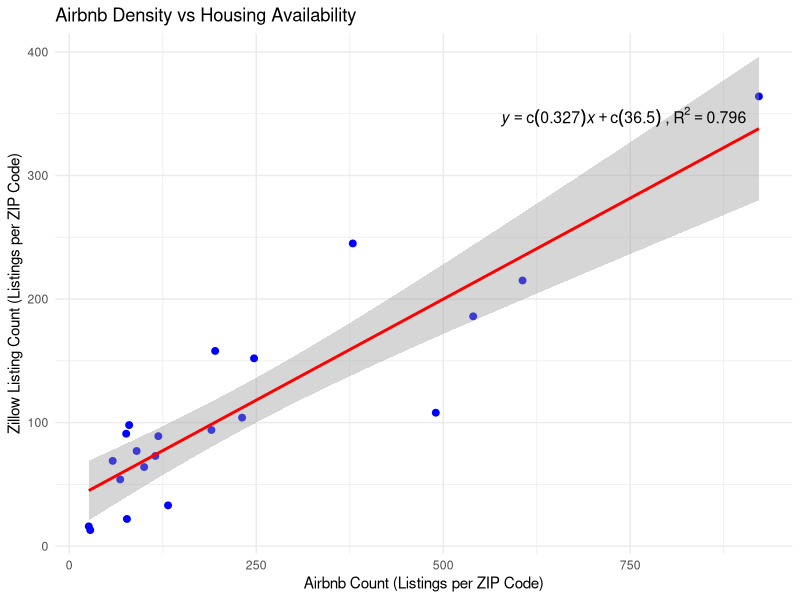

This chart was generated by the following R code:
library(ggplot2)

merged_data <- read.csv("merged.csv")

# --- Calculations for Regression Equation and R-squared ---
# Model: Zillow Count ~ Airbnb Count
model <- lm(zillow_count ~ airbnb_count, data = merged_data)
model_summary <- summary(model)
r_squared <- model_summary$r.squared
intercept <- coef(model)[1]
slope <- coef(model)[2]

# Format the equation string (using the corrected method with as.expression())
equation_label <- as.expression(bquote(
    italic(y) == .(format(slope, digits = 3)) * italic(x) + .(format(intercept, digits = 3)) *
    " ," ~ R^2 == .(format(r_squared, digits = 3))
))

# --- Create the ggplot Scatterplot ---
scatterplot <- ggplot(merged_data, aes(x = airbnb_count, y = zillow_count)) +
  # Add points
  geom_point(color = "blue", size = 2) +
  # Add regression line
  geom_smooth(
    method = "lm",
    # se = FALSE,
    color = "red",
    linewidth = 1
  ) +
  # Set titles and labels
  labs(
    title = "Airbnb Density vs Housing Availability",
    x = "Airbnb Count (Listings per ZIP Code)",
    y = "Zillow Listing Count (Listings per ZIP Code)"
  ) +
  # Add the equation and R-squared text
  annotate(
    "text",
    x = max(merged_data$airbnb_count, na.rm = TRUE),
    y = max(merged_data$zillow_count, na.rm = TRUE),
    label = equation_label,
    parse = TRUE,
    hjust = 1.05,
    vjust = 1.5,
    size = 4
  ) +
  theme_minimal()

# Save the plot
ggsave(
  filename = "Question 3 Scatterplot.png",
  plot = scatterplot,
  width = 8,
  height = 6,
  units = "in"
)